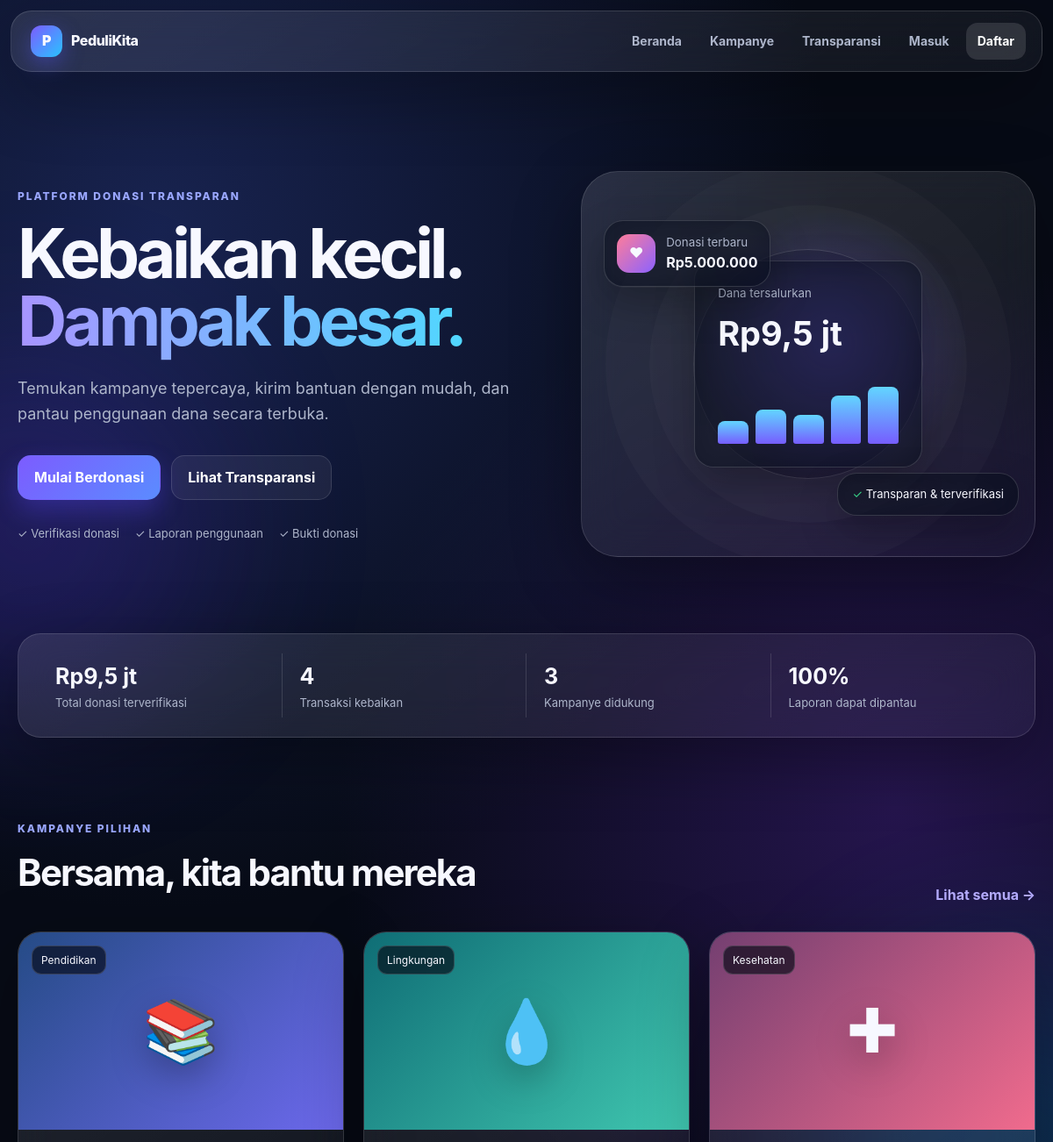
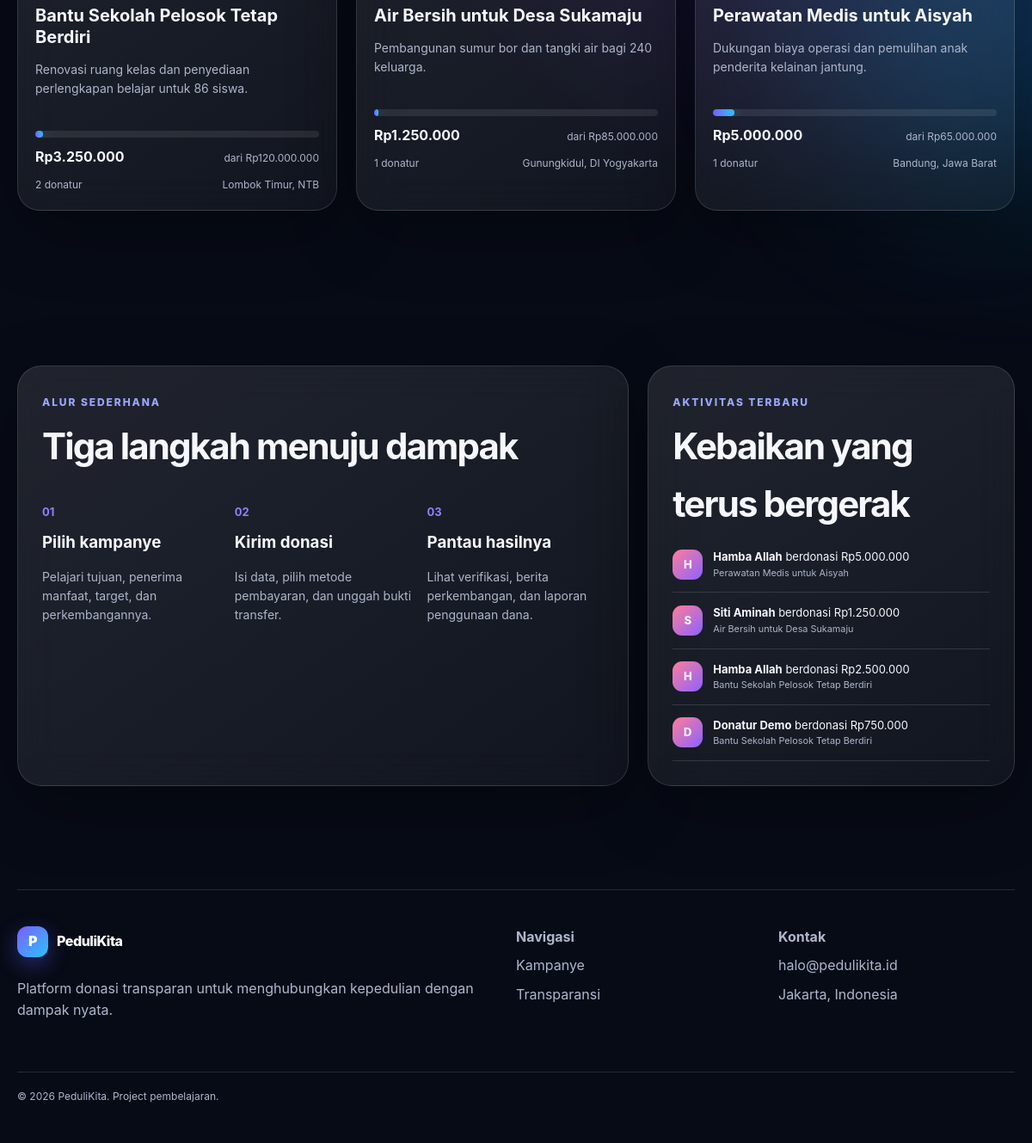
The page / on the database its author committed (2 pictures, top to bottom).
### tables this page shows
CREATE TABLE donations (
    id INTEGER PRIMARY KEY AUTOINCREMENT,
    campaign_id INTEGER NOT NULL,
    user_id INTEGER,
    donor_name TEXT NOT NULL,
    email TEXT NOT NULL,
    phone TEXT,
    amount REAL NOT NULL,
    anonymous INTEGER NOT NULL DEFAULT 0,
    message TEXT,
    payment_method TEXT NOT NULL,
    proof_file TEXT,
    status TEXT NOT NULL DEFAULT 'pending' CHECK(status IN ('pending','verified','rejected')),
    receipt_code TEXT NOT NULL UNIQUE,
    verified_at TEXT,
    created_at TEXT NOT NULL DEFAULT CURRENT_TIMESTAMP,
    FOREIGN KEY(campaign_id) REFERENCES campaigns(id) ON DELETE CASCADE,
    FOREIGN KEY(user_id) REFERENCES users(id) ON DELETE SET NULL
);

CREATE TABLE campaigns (
    id INTEGER PRIMARY KEY AUTOINCREMENT,
    title TEXT NOT NULL,
    slug TEXT NOT NULL UNIQUE,
    summary TEXT NOT NULL,
    description TEXT NOT NULL,
    category TEXT NOT NULL,
    beneficiary TEXT NOT NULL,
    location TEXT NOT NULL,
    target_amount REAL NOT NULL,
    cover_image TEXT,
    status TEXT NOT NULL DEFAULT 'active' CHECK(status IN ('draft','active','completed','closed')),
    deadline TEXT,
    created_by INTEGER,
    created_at TEXT NOT NULL DEFAULT CURRENT_TIMESTAMP,
    FOREIGN KEY(created_by) REFERENCES users(id) ON DELETE SET NULL
);

### helpers.php (called while the page is built, shortened)
<?php
require_once __DIR__ . '/config.php';
function e(?string $value): string { return htmlspecialchars((string)$value, ENT_QUOTES, 'UTF-8'); }
function url(string $path=''): string {
    $script = str_replace('\\','/', dirname($_SERVER['SCRIPT_NAME'] ?? '/'));
    $script = rtrim($script, '/.');
    return ($script ?: '') . '/' . ltrim($path, '/');
}
function money(float|int|string $amount): string { return 'Rp' . number_format((float)$amount, 0, ',', '.'); }
function compact_money(float $n): string { if($n>=1_000_000)return 'Rp'.number_format($n/1_000_000,1,',','.').' jt'; return money($n); }
function user(): ?array { return $_SESSION['user']??null; }
function logged_in(): bool { return user()!==null; }
function campaign_progress(array $campaign): float {
    $raised=(float)($campaign['raised']??0); $target=max(1,(float)$campaign['target_amount']); return min(100,($raised/$target)*100);
}
function campaign_query(string $where='1=1'): string { return "SELECT c.*, COALESCE(SUM(CASE WHEN d.status='verified' THEN d.amount ELSE 0 END),0) raised, COUNT(DISTINCT CASE WHEN d.status='verified' THEN d.id END) donor_count FROM campaigns c LEFT JOIN donations d ON d.campaign_id=c.id WHERE $where GROUP BY c.id"; }
function category_icon(string $category): string { return match(strtolower($category)){ 'pendidikan'=>'📚','kesehatan'=>'✚','lingkungan'=>'💧','kemanusiaan'=>'♥',default=>'◆'}; }

### config.php (called while the page is built, shortened)
<?php
function db(): PDO
{
    static $pdo = null;
    if ($pdo instanceof PDO) {
        return $pdo;
    }
    $pdo = new PDO('sqlite:' . DB_PATH, null, null, [
        PDO::ATTR_ERRMODE => PDO::ERRMODE_EXCEPTION,
        PDO::ATTR_DEFAULT_FETCH_MODE => PDO::FETCH_ASSOC,
    ]);
    $pdo->exec('PRAGMA foreign_keys = ON');
    return $pdo;
}

### index.php (the view, shortened to what this page needs)
<?php
require_once __DIR__.'/helpers.php';
$stats=db()->query("SELECT COALESCE(SUM(CASE WHEN status='verified' THEN amount END),0) total, COUNT(DISTINCT CASE WHEN status='verified' THEN id END) donations, COUNT(DISTINCT CASE WHEN status='verified' THEN campaign_id END) funded FROM donations")->fetch();
$campaigns=db()->query(campaign_query("c.status='active'")." ORDER BY c.created_at DESC LIMIT 3")->fetchAll();
$recent=db()->query("SELECT d.*,c.title campaign_title FROM donations d JOIN campaigns c ON c.id=d.campaign_id WHERE d.status='verified' ORDER BY d.verified_at DESC LIMIT 6")->fetchAll();
include __DIR__.'/partials/header.php';
?>
<section class="hero container">
  <div class="hero-copy">
    <span class="eyebrow">Platform donasi transparan</span>
    <h1>Kebaikan kecil.<br><span>Dampak besar.</span></h1>
    <p>Temukan kampanye tepercaya, kirim bantuan dengan mudah, dan pantau penggunaan dana secara terbuka.</p>
    <div class="hero-actions"><a class="btn primary" href="<?=url('campaigns.php')?>">Mulai Berdonasi</a><a class="btn ghost" href="<?=url('transparency.php')?>">Lihat Transparansi</a></div>
    <div class="trust-row"><span>✓ Verifikasi donasi</span><span>✓ Laporan penggunaan</span><span>✓ Bukti donasi</span></div>
  </div>
  <div class="hero-visual glass">
    <div class="orbital-card main-impact"><small>Dana tersalurkan</small><strong><?=compact_money((float)$stats['total'])?></strong><div class="mini-bars"><i style="height:36%"></i><i style="height:55%"></i><i style="height:46%"></i><i style="height:78%"></i><i style="height:92%"></i></div></div>
    <div class="orbital-card donor-bubble"><span class="avatar">♥</span><div><small>Donasi terbaru</small><strong><?=isset($recent[0])?money((float)$recent[0]['amount']):'Rp0'?></strong></div></div>
    <div class="orbital-card verified-bubble"><span>✓</span> Transparan & terverifikasi</div>
  </div>
</section>
<section class="stats-strip container glass">
  <div><strong><?=compact_money((float)$stats['total'])?></strong><span>Total donasi terverifikasi</span></div>
  <div><strong><?=number_format((int)$stats['donations'])?></strong><span>Transaksi kebaikan</span></div>
  <div><strong><?=number_format((int)$stats['funded'])?></strong><span>Kampanye didukung</span></div>
  <div><strong>100%</strong><span>Laporan dapat dipantau</span></div>
</section>
<section class="section container">
  <div class="section-head"><div><span class="eyebrow">Kampanye pilihan</span><h2>Bersama, kita bantu mereka</h2></div><a class="text-link" href="<?=url('campaigns.php')?>">Lihat semua →</a></div>
  <div class="campaign-grid"><?php foreach($campaigns as $campaign) include __DIR__.'/partials/campaign-card.php'; ?></div>
</section>
<section class="section container two-col">
  <div class="glass panel"><span class="eyebrow">Alur sederhana</span><h2>Tiga langkah menuju dampak</h2><div class="steps"><div><b>01</b><h3>Pilih kampanye</h3><p>Pelajari tujuan, penerima manfaat, target, dan perkembangannya.</p></div><div><b>02</b><h3>Kirim donasi</h3><p>Isi data, pilih metode pembayaran, dan unggah bukti transfer.</p></div><div><b>03</b><h3>Pantau hasilnya</h3><p>Lihat verifikasi, berita perkembangan, dan laporan penggunaan dana.</p></div></div></div>
  <div class="glass panel recent-panel"><span class="eyebrow">Aktivitas terbaru</span><h2>Kebaikan yang terus bergerak</h2><div class="activity-list"><?php foreach($recent as $r): ?><div><span class="avatar small"><?=strtoupper(substr($r['anonymous']?'H':$r['donor_name'],0,1))?></span><p><strong><?=e($r['anonymous']?'Hamba Allah':$r['donor_name'])?></strong> berdonasi <?=money((float)$r['amount'])?><small><?=e($r['campaign_title'])?></small></p></div><?php endforeach; ?></div></div>
</section>
<?php include __DIR__.'/partials/footer.php'; ?>

### partials/header.php (shortened to what this page needs)
<?php
require_once dirname(__DIR__) . '/helpers.php';
$bodyClass=$bodyClass??'';
?>
<!doctype html>
<html lang="id">
<head>
<link rel="stylesheet" href="<?=url('assets/css/style.css')?>">
</head>
<body class="<?=e($bodyClass)?>">
<div class="ambient ambient-a"></div><div class="ambient ambient-b"></div>
<header class="site-header glass">
  <a class="brand" href="<?=url('index.php')?>"><span class="brand-mark">P</span><span>PeduliKita</span></a>
  <nav class="main-nav" data-nav>
    <a href="<?=url('index.php')?>">Beranda</a>
    <a href="<?=url('campaigns.php')?>">Kampanye</a>
    <a href="<?=url('transparency.php')?>">Transparansi</a>
    <?php if(logged_in()): ?>
      <a href="<?=url('dashboard.php')?>">Donasi Saya</a>
      <a class="nav-cta" href="<?=url('logout.php')?>">Keluar</a>
    <?php else: ?>
      <a href="<?=url('login.php')?>">Masuk</a>
      <a class="nav-cta" href="<?=url('register.php')?>">Daftar</a>
    <?php endif; ?>
  </nav>
</header>
<main>

### partials/campaign-card.php
<article class="campaign-card glass lift">
  <a class="campaign-cover category-<?=e(strtolower($campaign['category']))?>" href="<?=url('campaign.php?slug='.urlencode($campaign['slug']))?>">
    <?php if(!empty($campaign['cover_image'])): ?><img src="<?=url($campaign['cover_image'])?>" alt="<?=e($campaign['title'])?>"><?php else: ?><span class="cover-icon"><?=category_icon($campaign['category'])?></span><?php endif; ?>
    <span class="campaign-category"><?=e($campaign['category'])?></span>
  </a>
  <div class="campaign-body">
    <h3><a href="<?=url('campaign.php?slug='.urlencode($campaign['slug']))?>"><?=e($campaign['title'])?></a></h3>
    <p><?=e($campaign['summary'])?></p>
    <div class="progress"><span style="width:<?=campaign_progress($campaign)?>%"></span></div>
    <div class="campaign-meta"><strong><?=money((float)$campaign['raised'])?></strong><span>dari <?=money((float)$campaign['target_amount'])?></span></div>
    <div class="campaign-foot"><span><?=number_format((int)$campaign['donor_count'])?> donatur</span><span><?=e($campaign['location'])?></span></div>
  </div>
</article>

### partials/footer.php (shortened to what this page needs)
</main>
<footer class="site-footer">
  <div><a class="brand footer-brand" href="<?=url('index.php')?>"><span class="brand-mark">P</span><span>PeduliKita</span></a><p>Platform donasi transparan untuk menghubungkan kepedulian dengan dampak nyata.</p></div>
  <div><strong>Navigasi</strong><a href="<?=url('campaigns.php')?>">Kampanye</a><a href="<?=url('transparency.php')?>">Transparansi</a></div>
  <div><strong>Kontak</strong><span>halo@pedulikita.id</span><span>Jakarta, Indonesia</span></div>
  <div class="footer-bottom">© <?=date('Y')?> PeduliKita. Project pembelajaran.</div>
</footer>
</body></html>

### rows shown on the page
donations: amount "Rp5.000.000", anonymous "H", anonymous "Hamba Allah", campaign_title "Perawatan Medis untuk Aisyah"
campaigns: category "📚", category "Pendidikan", title "Bantu Sekolah Pelosok Tetap Berdiri", summary "Renovasi ruang kelas dan penyediaan perlengkapan belajar untuk 86 siswa.", campaign_progress($campaign) 2.7083333333333 (drawn), raised "Rp3.250.000", target_amount "Rp120.000.000", donor_count "2", location "Lombok Timur, NTB"
campaigns: category "💧", category "Lingkungan", title "Air Bersih untuk Desa Sukamaju", summary "Pembangunan sumur bor dan tangki air bagi 240 keluarga.", campaign_progress($campaign) 1.4705882352941 (drawn), raised "Rp1.250.000", target_amount "Rp85.000.000", donor_count "1", location "Gunungkidul, DI Yogyakarta"
campaigns: category "✚", category "Kesehatan", title "Perawatan Medis untuk Aisyah", summary "Dukungan biaya operasi dan pemulihan anak penderita kelainan jantung.", campaign_progress($campaign) 7.6923076923077 (drawn), raised "Rp5.000.000", target_amount "Rp65.000.000", donor_count "1", location "Bandung, Jawa Barat"
donations: substr($r['anonymous']?'H':$r['donor_name'],0,1) "S", donor_name "Siti Aminah", amount "Rp1.250.000", campaign_title "Air Bersih untuk Desa Sukamaju"
donations: anonymous "H", anonymous "Hamba Allah", amount "Rp2.500.000", campaign_title "Bantu Sekolah Pelosok Tetap Berdiri"
donations: substr($r['anonymous']?'H':$r['donor_name'],0,1) "D", donor_name "Donatur Demo", amount "Rp750.000", campaign_title "Bantu Sekolah Pelosok Tetap Berdiri"

### other values the page prints
compact_money((float)$stats['total']) "Rp9,5 jt"
$stats['donations'] "4"
$stats['funded'] "3"
